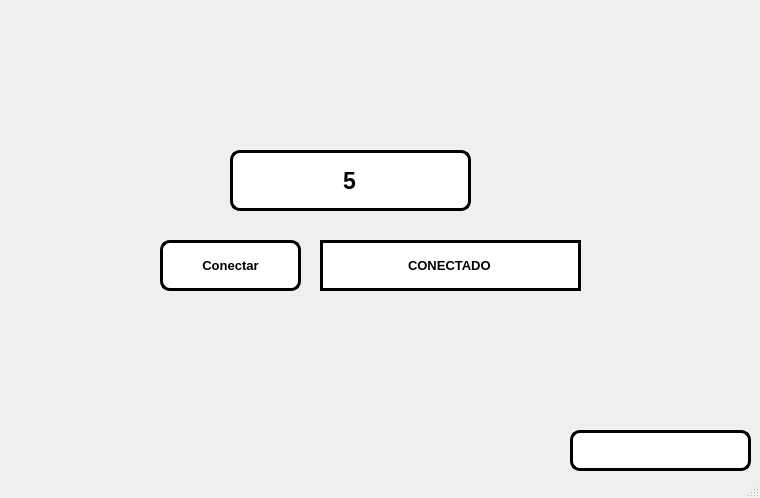
<?xml version="1.0" encoding="UTF-8"?>
<ui version="4.0">
 <class>MainWindow</class>
 <widget class="QMainWindow" name="MainWindow">
  <property name="geometry">
   <rect>
    <x>0</x>
    <y>0</y>
    <width>760</width>
    <height>498</height>
   </rect>
  </property>
  <property name="windowTitle">
   <string>MainWindow</string>
  </property>
  <widget class="QWidget" name="centralwidget">
   <widget class="QLineEdit" name="txt_temporizador">
    <property name="geometry">
     <rect>
      <x>570</x>
      <y>430</y>
      <width>181</width>
      <height>41</height>
     </rect>
    </property>
    <property name="font">
     <font>
      <pointsize>25</pointsize>
      <weight>75</weight>
      <bold>true</bold>
     </font>
    </property>
    <property name="styleSheet">
     <string notr="true">background-color: rgb(255, 255, 255);
border-radius: 10px;
border: 3px solid black</string>
    </property>
    <property name="alignment">
     <set>Qt::AlignCenter</set>
    </property>
   </widget>
   <widget class="QLabel" name="label_2">
    <property name="geometry">
     <rect>
      <x>10</x>
      <y>20</y>
      <width>151</width>
      <height>111</height>
     </rect>
    </property>
    <property name="styleSheet">
     <string notr="true"/>
    </property>
    <property name="text">
     <string/>
    </property>
    <property name="pixmap">
     <pixmap resource="../../Archivos/Recursos.qrc">:/Fotos/logofacultad.jpg</pixmap>
    </property>
    <property name="scaledContents">
     <bool>true</bool>
    </property>
   </widget>
   <widget class="QLabel" name="label_3">
    <property name="geometry">
     <rect>
      <x>580</x>
      <y>10</y>
      <width>161</width>
      <height>111</height>
     </rect>
    </property>
    <property name="styleSheet">
     <string notr="true"/>
    </property>
    <property name="text">
     <string/>
    </property>
    <property name="pixmap">
     <pixmap resource="../../Archivos/Recursos.qrc">:/Fotos/logoUAT.jpg</pixmap>
    </property>
    <property name="scaledContents">
     <bool>true</bool>
    </property>
   </widget>
   <widget class="QLabel" name="label_4">
    <property name="geometry">
     <rect>
      <x>580</x>
      <y>310</y>
      <width>161</width>
      <height>121</height>
     </rect>
    </property>
    <property name="styleSheet">
     <string notr="true"/>
    </property>
    <property name="text">
     <string/>
    </property>
    <property name="pixmap">
     <pixmap resource="../../Archivos/Recursos.qrc">:/Fotos/kirby buchon.jpg</pixmap>
    </property>
    <property name="scaledContents">
     <bool>true</bool>
    </property>
   </widget>
   <widget class="QPushButton" name="btn_accion">
    <property name="geometry">
     <rect>
      <x>160</x>
      <y>240</y>
      <width>141</width>
      <height>51</height>
     </rect>
    </property>
    <property name="font">
     <font>
      <pointsize>10</pointsize>
      <weight>75</weight>
      <bold>true</bold>
     </font>
    </property>
    <property name="styleSheet">
     <string notr="true">background-color: rgb(255, 255, 255);
border-radius: 10px;
border: 3px solid black</string>
    </property>
    <property name="text">
     <string>Conectar</string>
    </property>
   </widget>
   <widget class="QLineEdit" name="txt_estado">
    <property name="geometry">
     <rect>
      <x>320</x>
      <y>240</y>
      <width>261</width>
      <height>51</height>
     </rect>
    </property>
    <property name="font">
     <font>
      <pointsize>10</pointsize>
      <weight>75</weight>
      <bold>true</bold>
     </font>
    </property>
    <property name="styleSheet">
     <string notr="true">background-color: rgb(255, 255, 255);
border: 3px solid black
</string>
    </property>
    <property name="text">
     <string>CONECTADO</string>
    </property>
    <property name="alignment">
     <set>Qt::AlignCenter</set>
    </property>
   </widget>
   <widget class="QLineEdit" name="txt_com">
    <property name="geometry">
     <rect>
      <x>230</x>
      <y>150</y>
      <width>241</width>
      <height>61</height>
     </rect>
    </property>
    <property name="font">
     <font>
      <pointsize>17</pointsize>
      <weight>75</weight>
      <bold>true</bold>
     </font>
    </property>
    <property name="styleSheet">
     <string notr="true">background-color: rgb(255, 255, 255);
border-radius: 10px;
border: 3px solid black</string>
    </property>
    <property name="text">
     <string>5</string>
    </property>
    <property name="alignment">
     <set>Qt::AlignCenter</set>
    </property>
   </widget>
  </widget>
  <widget class="QMenuBar" name="menubar">
   <property name="geometry">
    <rect>
     <x>0</x>
     <y>0</y>
     <width>760</width>
     <height>26</height>
    </rect>
   </property>
  </widget>
  <widget class="QStatusBar" name="statusbar"/>
 </widget>
 <resources>
  <include location="../../Archivos/Recursos.qrc"/>
  <include location="../../Archivos/Recursos.qrc"/>
 </resources>
 <connections/>
</ui>
